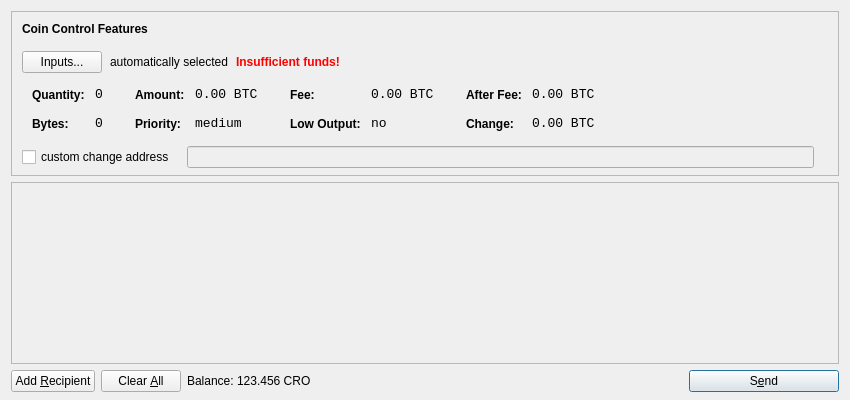
<?xml version="1.0" encoding="UTF-8"?>
<ui version="4.0">
 <class>SendCoinsDialog</class>
 <widget class="QDialog" name="SendCoinsDialog">
  <property name="geometry">
   <rect>
    <x>0</x>
    <y>0</y>
    <width>850</width>
    <height>400</height>
   </rect>
  </property>
  <property name="windowTitle">
   <string>Send Coins</string>
  </property>
  <layout class="QVBoxLayout" name="verticalLayout" stretch="0,1,0">
   <property name="bottomMargin">
    <number>8</number>
   </property>
   <item>
    <widget class="QFrame" name="frameCoinControl">
     <property name="sizePolicy">
      <sizepolicy hsizetype="Expanding" vsizetype="Expanding">
       <horstretch>0</horstretch>
       <verstretch>0</verstretch>
      </sizepolicy>
     </property>
     <property name="maximumSize">
      <size>
       <width>16777215</width>
       <height>16777215</height>
      </size>
     </property>
     <property name="frameShape">
      <enum>QFrame::StyledPanel</enum>
     </property>
     <property name="frameShadow">
      <enum>QFrame::Sunken</enum>
     </property>
     <layout class="QVBoxLayout" name="verticalLayoutCoinControl2">
      <property name="spacing">
       <number>-1</number>
      </property>
      <property name="leftMargin">
       <number>0</number>
      </property>
      <property name="topMargin">
       <number>0</number>
      </property>
      <property name="rightMargin">
       <number>0</number>
      </property>
      <property name="bottomMargin">
       <number>6</number>
      </property>
      <item>
       <layout class="QVBoxLayout" name="verticalLayoutCoinControl" stretch="0,0,0,0,1">
        <property name="spacing">
         <number>0</number>
        </property>
        <property name="leftMargin">
         <number>10</number>
        </property>
        <property name="topMargin">
         <number>10</number>
        </property>
        <item>
         <layout class="QHBoxLayout" name="horizontalLayoutCoinControl1">
          <property name="bottomMargin">
           <number>15</number>
          </property>
          <item>
           <widget class="QLabel" name="labelCoinControlFeatures">
            <property name="sizePolicy">
             <sizepolicy hsizetype="Preferred" vsizetype="Maximum">
              <horstretch>0</horstretch>
              <verstretch>0</verstretch>
             </sizepolicy>
            </property>
            <property name="font">
             <font>
              <weight>75</weight>
              <bold>true</bold>
             </font>
            </property>
            <property name="styleSheet">
             <string notr="true">font-weight:bold;</string>
            </property>
            <property name="text">
             <string>Coin Control Features</string>
            </property>
           </widget>
          </item>
         </layout>
        </item>
        <item>
         <layout class="QHBoxLayout" name="horizontalLayoutCoinControl2" stretch="0,0,0,0">
          <property name="spacing">
           <number>8</number>
          </property>
          <property name="bottomMargin">
           <number>10</number>
          </property>
          <item>
           <widget class="QPushButton" name="pushButtonCoinControl">
            <property name="styleSheet">
             <string notr="true"/>
            </property>
            <property name="text">
             <string>Inputs...</string>
            </property>
           </widget>
          </item>
          <item>
           <widget class="QLabel" name="labelCoinControlAutomaticallySelected">
            <property name="text">
             <string>automatically selected</string>
            </property>
            <property name="margin">
             <number>5</number>
            </property>
           </widget>
          </item>
          <item>
           <widget class="QLabel" name="labelCoinControlInsuffFunds">
            <property name="font">
             <font>
              <weight>75</weight>
              <bold>true</bold>
             </font>
            </property>
            <property name="styleSheet">
             <string notr="true">color:red;font-weight:bold;</string>
            </property>
            <property name="text">
             <string>Insufficient funds!</string>
            </property>
            <property name="margin">
             <number>5</number>
            </property>
           </widget>
          </item>
          <item>
           <spacer name="horizontalSpacerCoinControl">
            <property name="orientation">
             <enum>Qt::Horizontal</enum>
            </property>
            <property name="sizeHint" stdset="0">
             <size>
              <width>40</width>
              <height>1</height>
             </size>
            </property>
           </spacer>
          </item>
         </layout>
        </item>
        <item>
         <widget class="QWidget" name="widgetCoinControl" native="true">
          <property name="sizePolicy">
           <sizepolicy hsizetype="Preferred" vsizetype="Preferred">
            <horstretch>0</horstretch>
            <verstretch>0</verstretch>
           </sizepolicy>
          </property>
          <property name="minimumSize">
           <size>
            <width>0</width>
            <height>0</height>
           </size>
          </property>
          <property name="styleSheet">
           <string notr="true"/>
          </property>
          <layout class="QHBoxLayout" name="horizontalLayoutCoinControl5">
           <property name="margin">
            <number>0</number>
           </property>
           <item>
            <layout class="QHBoxLayout" name="horizontalLayoutCoinControl3" stretch="0,0,0,1">
             <property name="spacing">
              <number>20</number>
             </property>
             <property name="topMargin">
              <number>0</number>
             </property>
             <property name="bottomMargin">
              <number>10</number>
             </property>
             <item>
              <layout class="QFormLayout" name="formLayoutCoinControl1">
               <property name="horizontalSpacing">
                <number>10</number>
               </property>
               <property name="verticalSpacing">
                <number>14</number>
               </property>
               <property name="leftMargin">
                <number>10</number>
               </property>
               <property name="topMargin">
                <number>4</number>
               </property>
               <property name="rightMargin">
                <number>6</number>
               </property>
               <item row="0" column="0">
                <widget class="QLabel" name="labelCoinControlQuantityText">
                 <property name="styleSheet">
                  <string notr="true">font-weight:bold;</string>
                 </property>
                 <property name="text">
                  <string>Quantity:</string>
                 </property>
                 <property name="margin">
                  <number>0</number>
                 </property>
                </widget>
               </item>
               <item row="0" column="1">
                <widget class="QLabel" name="labelCoinControlQuantity">
                 <property name="font">
                  <font>
                   <family>Monospace</family>
                   <pointsize>10</pointsize>
                  </font>
                 </property>
                 <property name="cursor">
                  <cursorShape>IBeamCursor</cursorShape>
                 </property>
                 <property name="contextMenuPolicy">
                  <enum>Qt::ActionsContextMenu</enum>
                 </property>
                 <property name="text">
                  <string notr="true">0</string>
                 </property>
                 <property name="margin">
                  <number>0</number>
                 </property>
                 <property name="textInteractionFlags">
                  <set>Qt::LinksAccessibleByMouse|Qt::TextSelectableByKeyboard|Qt::TextSelectableByMouse</set>
                 </property>
                </widget>
               </item>
               <item row="1" column="0">
                <widget class="QLabel" name="labelCoinControlBytesText">
                 <property name="styleSheet">
                  <string notr="true">font-weight:bold;</string>
                 </property>
                 <property name="text">
                  <string>Bytes:</string>
                 </property>
                </widget>
               </item>
               <item row="1" column="1">
                <widget class="QLabel" name="labelCoinControlBytes">
                 <property name="font">
                  <font>
                   <family>Monospace</family>
                   <pointsize>10</pointsize>
                  </font>
                 </property>
                 <property name="cursor">
                  <cursorShape>IBeamCursor</cursorShape>
                 </property>
                 <property name="contextMenuPolicy">
                  <enum>Qt::ActionsContextMenu</enum>
                 </property>
                 <property name="text">
                  <string notr="true">0</string>
                 </property>
                 <property name="textInteractionFlags">
                  <set>Qt::LinksAccessibleByMouse|Qt::TextSelectableByKeyboard|Qt::TextSelectableByMouse</set>
                 </property>
                </widget>
               </item>
              </layout>
             </item>
             <item>
              <layout class="QFormLayout" name="formLayoutCoinControl2">
               <property name="horizontalSpacing">
                <number>10</number>
               </property>
               <property name="verticalSpacing">
                <number>14</number>
               </property>
               <property name="leftMargin">
                <number>6</number>
               </property>
               <property name="topMargin">
                <number>4</number>
               </property>
               <property name="rightMargin">
                <number>6</number>
               </property>
               <item row="0" column="0">
                <widget class="QLabel" name="labelCoinControlAmountText">
                 <property name="styleSheet">
                  <string notr="true">font-weight:bold;</string>
                 </property>
                 <property name="text">
                  <string>Amount:</string>
                 </property>
                 <property name="margin">
                  <number>0</number>
                 </property>
                </widget>
               </item>
               <item row="0" column="1">
                <widget class="QLabel" name="labelCoinControlAmount">
                 <property name="font">
                  <font>
                   <family>Monospace</family>
                   <pointsize>10</pointsize>
                  </font>
                 </property>
                 <property name="cursor">
                  <cursorShape>IBeamCursor</cursorShape>
                 </property>
                 <property name="contextMenuPolicy">
                  <enum>Qt::ActionsContextMenu</enum>
                 </property>
                 <property name="text">
                  <string notr="true">0.00 BTC</string>
                 </property>
                 <property name="textInteractionFlags">
                  <set>Qt::LinksAccessibleByMouse|Qt::TextSelectableByKeyboard|Qt::TextSelectableByMouse</set>
                 </property>
                </widget>
               </item>
               <item row="1" column="0">
                <widget class="QLabel" name="labelCoinControlPriorityText">
                 <property name="styleSheet">
                  <string notr="true">font-weight:bold;</string>
                 </property>
                 <property name="text">
                  <string>Priority:</string>
                 </property>
                </widget>
               </item>
               <item row="1" column="1">
                <widget class="QLabel" name="labelCoinControlPriority">
                 <property name="font">
                  <font>
                   <family>Monospace</family>
                   <pointsize>10</pointsize>
                  </font>
                 </property>
                 <property name="cursor">
                  <cursorShape>IBeamCursor</cursorShape>
                 </property>
                 <property name="contextMenuPolicy">
                  <enum>Qt::ActionsContextMenu</enum>
                 </property>
                 <property name="text">
                  <string>medium</string>
                 </property>
                 <property name="textInteractionFlags">
                  <set>Qt::LinksAccessibleByMouse|Qt::TextSelectableByKeyboard|Qt::TextSelectableByMouse</set>
                 </property>
                </widget>
               </item>
              </layout>
             </item>
             <item>
              <layout class="QFormLayout" name="formLayoutCoinControl3">
               <property name="horizontalSpacing">
                <number>10</number>
               </property>
               <property name="verticalSpacing">
                <number>14</number>
               </property>
               <property name="leftMargin">
                <number>6</number>
               </property>
               <property name="topMargin">
                <number>4</number>
               </property>
               <property name="rightMargin">
                <number>6</number>
               </property>
               <item row="0" column="0">
                <widget class="QLabel" name="labelCoinControlFeeText">
                 <property name="styleSheet">
                  <string notr="true">font-weight:bold;</string>
                 </property>
                 <property name="text">
                  <string>Fee:</string>
                 </property>
                 <property name="margin">
                  <number>0</number>
                 </property>
                </widget>
               </item>
               <item row="0" column="1">
                <widget class="QLabel" name="labelCoinControlFee">
                 <property name="font">
                  <font>
                   <family>Monospace</family>
                   <pointsize>10</pointsize>
                  </font>
                 </property>
                 <property name="cursor">
                  <cursorShape>IBeamCursor</cursorShape>
                 </property>
                 <property name="contextMenuPolicy">
                  <enum>Qt::ActionsContextMenu</enum>
                 </property>
                 <property name="text">
                  <string notr="true">0.00 BTC</string>
                 </property>
                 <property name="textInteractionFlags">
                  <set>Qt::LinksAccessibleByMouse|Qt::TextSelectableByKeyboard|Qt::TextSelectableByMouse</set>
                 </property>
                </widget>
               </item>
               <item row="1" column="0">
                <widget class="QLabel" name="labelCoinControlLowOutputText">
                 <property name="styleSheet">
                  <string notr="true">font-weight:bold;</string>
                 </property>
                 <property name="text">
                  <string>Low Output:</string>
                 </property>
                </widget>
               </item>
               <item row="1" column="1">
                <widget class="QLabel" name="labelCoinControlLowOutput">
                 <property name="font">
                  <font>
                   <family>Monospace</family>
                   <pointsize>10</pointsize>
                  </font>
                 </property>
                 <property name="cursor">
                  <cursorShape>IBeamCursor</cursorShape>
                 </property>
                 <property name="contextMenuPolicy">
                  <enum>Qt::ActionsContextMenu</enum>
                 </property>
                 <property name="text">
                  <string>no</string>
                 </property>
                 <property name="textInteractionFlags">
                  <set>Qt::LinksAccessibleByMouse|Qt::TextSelectableByKeyboard|Qt::TextSelectableByMouse</set>
                 </property>
                </widget>
               </item>
              </layout>
             </item>
             <item>
              <layout class="QFormLayout" name="formLayoutCoinControl4">
               <property name="horizontalSpacing">
                <number>10</number>
               </property>
               <property name="verticalSpacing">
                <number>14</number>
               </property>
               <property name="leftMargin">
                <number>6</number>
               </property>
               <property name="topMargin">
                <number>4</number>
               </property>
               <property name="rightMargin">
                <number>6</number>
               </property>
               <item row="0" column="0">
                <widget class="QLabel" name="labelCoinControlAfterFeeText">
                 <property name="styleSheet">
                  <string notr="true">font-weight:bold;</string>
                 </property>
                 <property name="text">
                  <string>After Fee:</string>
                 </property>
                 <property name="margin">
                  <number>0</number>
                 </property>
                </widget>
               </item>
               <item row="0" column="1">
                <widget class="QLabel" name="labelCoinControlAfterFee">
                 <property name="font">
                  <font>
                   <family>Monospace</family>
                   <pointsize>10</pointsize>
                  </font>
                 </property>
                 <property name="cursor">
                  <cursorShape>IBeamCursor</cursorShape>
                 </property>
                 <property name="contextMenuPolicy">
                  <enum>Qt::ActionsContextMenu</enum>
                 </property>
                 <property name="text">
                  <string notr="true">0.00 BTC</string>
                 </property>
                 <property name="textInteractionFlags">
                  <set>Qt::LinksAccessibleByMouse|Qt::TextSelectableByKeyboard|Qt::TextSelectableByMouse</set>
                 </property>
                </widget>
               </item>
               <item row="1" column="0">
                <widget class="QLabel" name="labelCoinControlChangeText">
                 <property name="styleSheet">
                  <string notr="true">font-weight:bold;</string>
                 </property>
                 <property name="text">
                  <string>Change:</string>
                 </property>
                </widget>
               </item>
               <item row="1" column="1">
                <widget class="QLabel" name="labelCoinControlChange">
                 <property name="font">
                  <font>
                   <family>Monospace</family>
                   <pointsize>10</pointsize>
                  </font>
                 </property>
                 <property name="cursor">
                  <cursorShape>IBeamCursor</cursorShape>
                 </property>
                 <property name="contextMenuPolicy">
                  <enum>Qt::ActionsContextMenu</enum>
                 </property>
                 <property name="text">
                  <string notr="true">0.00 BTC</string>
                 </property>
                 <property name="textInteractionFlags">
                  <set>Qt::LinksAccessibleByMouse|Qt::TextSelectableByKeyboard|Qt::TextSelectableByMouse</set>
                 </property>
                </widget>
               </item>
              </layout>
             </item>
            </layout>
           </item>
          </layout>
         </widget>
        </item>
        <item>
         <layout class="QHBoxLayout" name="horizontalLayoutCoinControl4" stretch="0,0,0">
          <property name="spacing">
           <number>12</number>
          </property>
          <property name="sizeConstraint">
           <enum>QLayout::SetDefaultConstraint</enum>
          </property>
          <property name="topMargin">
           <number>5</number>
          </property>
          <property name="rightMargin">
           <number>5</number>
          </property>
          <item>
           <widget class="QCheckBox" name="checkBoxCoinControlChange">
            <property name="text">
             <string>custom change address</string>
            </property>
           </widget>
          </item>
          <item>
           <widget class="QLineEdit" name="lineEditCoinControlChange">
            <property name="enabled">
             <bool>false</bool>
            </property>
            <property name="sizePolicy">
             <sizepolicy hsizetype="Expanding" vsizetype="Fixed">
              <horstretch>0</horstretch>
              <verstretch>0</verstretch>
             </sizepolicy>
            </property>
           </widget>
          </item>
          <item>
           <widget class="QLabel" name="labelCoinControlChangeLabel">
            <property name="sizePolicy">
             <sizepolicy hsizetype="Preferred" vsizetype="Expanding">
              <horstretch>0</horstretch>
              <verstretch>0</verstretch>
             </sizepolicy>
            </property>
            <property name="minimumSize">
             <size>
              <width>0</width>
              <height>0</height>
             </size>
            </property>
            <property name="text">
             <string/>
            </property>
            <property name="margin">
             <number>3</number>
            </property>
           </widget>
          </item>
         </layout>
        </item>
        <item>
         <spacer name="verticalSpacerCoinControl">
          <property name="orientation">
           <enum>Qt::Vertical</enum>
          </property>
          <property name="sizeHint" stdset="0">
           <size>
            <width>800</width>
            <height>1</height>
           </size>
          </property>
         </spacer>
        </item>
       </layout>
      </item>
     </layout>
    </widget>
   </item>
   <item>
    <widget class="QScrollArea" name="scrollArea">
     <property name="widgetResizable">
      <bool>true</bool>
     </property>
     <widget class="QWidget" name="scrollAreaWidgetContents">
      <property name="geometry">
       <rect>
        <x>0</x>
        <y>0</y>
        <width>830</width>
        <height>165</height>
       </rect>
      </property>
      <layout class="QVBoxLayout" name="verticalLayout_2">
       <property name="margin">
        <number>0</number>
       </property>
       <item>
        <layout class="QVBoxLayout" name="entries">
         <property name="spacing">
          <number>6</number>
         </property>
        </layout>
       </item>
       <item>
        <spacer name="verticalSpacer">
         <property name="orientation">
          <enum>Qt::Vertical</enum>
         </property>
         <property name="sizeHint" stdset="0">
          <size>
           <width>20</width>
           <height>40</height>
          </size>
         </property>
        </spacer>
       </item>
      </layout>
     </widget>
    </widget>
   </item>
   <item>
    <layout class="QHBoxLayout" name="horizontalLayout">
     <item>
      <widget class="QPushButton" name="addButton">
       <property name="toolTip">
        <string>Send to multiple recipients at once</string>
       </property>
       <property name="text">
        <string>Add &amp;Recipient</string>
       </property>
       <property name="icon">
        <iconset resource="../bitcoin.qrc">
         <normaloff>:/icons/add</normaloff>:/icons/add</iconset>
       </property>
       <property name="autoDefault">
        <bool>false</bool>
       </property>
      </widget>
     </item>
     <item>
      <widget class="QPushButton" name="clearButton">
       <property name="sizePolicy">
        <sizepolicy hsizetype="Minimum" vsizetype="Fixed">
         <horstretch>0</horstretch>
         <verstretch>0</verstretch>
        </sizepolicy>
       </property>
       <property name="toolTip">
        <string>Remove all transaction fields</string>
       </property>
       <property name="text">
        <string>Clear &amp;All</string>
       </property>
       <property name="icon">
        <iconset resource="../bitcoin.qrc">
         <normaloff>:/icons/remove</normaloff>:/icons/remove</iconset>
       </property>
       <property name="autoRepeatDelay">
        <number>300</number>
       </property>
       <property name="autoDefault">
        <bool>false</bool>
       </property>
      </widget>
     </item>
     <item>
      <layout class="QHBoxLayout" name="horizontalLayout_2">
       <property name="spacing">
        <number>3</number>
       </property>
       <item>
        <widget class="QLabel" name="label">
         <property name="text">
          <string>Balance:</string>
         </property>
        </widget>
       </item>
       <item>
        <widget class="QLabel" name="labelBalance">
         <property name="cursor">
          <cursorShape>IBeamCursor</cursorShape>
         </property>
         <property name="text">
          <string>123.456 CRO</string>
         </property>
         <property name="textInteractionFlags">
          <set>Qt::LinksAccessibleByMouse|Qt::TextSelectableByKeyboard|Qt::TextSelectableByMouse</set>
         </property>
        </widget>
       </item>
      </layout>
     </item>
     <item>
      <spacer name="horizontalSpacer">
       <property name="orientation">
        <enum>Qt::Horizontal</enum>
       </property>
       <property name="sizeHint" stdset="0">
        <size>
         <width>40</width>
         <height>20</height>
        </size>
       </property>
      </spacer>
     </item>
     <item>
      <widget class="QPushButton" name="sendButton">
       <property name="minimumSize">
        <size>
         <width>150</width>
         <height>0</height>
        </size>
       </property>
       <property name="toolTip">
        <string>Confirm the send action</string>
       </property>
       <property name="text">
        <string>S&amp;end</string>
       </property>
       <property name="icon">
        <iconset resource="../bitcoin.qrc">
         <normaloff>:/icons/send</normaloff>:/icons/send</iconset>
       </property>
       <property name="default">
        <bool>true</bool>
       </property>
      </widget>
     </item>
    </layout>
   </item>
  </layout>
 </widget>
 <resources>
  <include location="../bitcoin.qrc"/>
 </resources>
 <connections/>
</ui>
